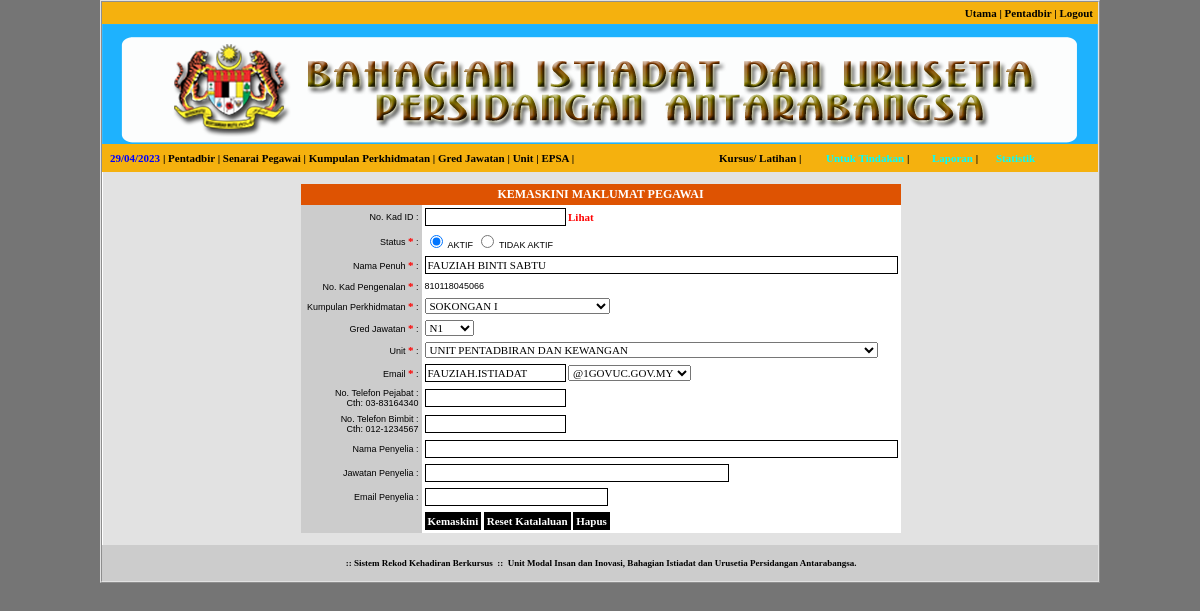
Page /admin/index.php?modul=staff&menu=kemaskini&id=fae9667d5dd641a594ebd579dd200db1 (signed in) on the committed database.
### tables this page shows
CREATE TABLE IF NOT EXISTS `user` (
  `uids` varchar(32) NOT NULL,
  `ulevel` int(1) NOT NULL DEFAULT '3',
  `usah` int(1) NOT NULL DEFAULT '2',
  `utsah` int(11) NOT NULL,
  `udelete` int(1) NOT NULL DEFAULT '1',
  `unokp` varchar(12) NOT NULL,
  `upass` varchar(32) NOT NULL,
  `usoalan` varchar(255) NOT NULL,
  `ujawapan` varchar(255) NOT NULL,
  `uemail` varchar(255) NOT NULL,
  `unoid` varchar(255) NOT NULL,
  `unama` varchar(255) NOT NULL,
  `utpenempatan` varchar(255) NOT NULL,
  `pids` varchar(32) NOT NULL,
  `ugred` varchar(255) NOT NULL,
  `bids` varchar(32) NOT NULL,
  `utelefon` varchar(50) NOT NULL,
  `ubimbit` varchar(50) NOT NULL,
  `uselia` varchar(255) NOT NULL,
  `ujselia` varchar(255) NOT NULL,
  `ueselia` varchar(255) NOT NULL,
  `upada` int(11) NOT NULL,
  PRIMARY KEY (`unokp`)
);

### inc/fungsi.php (called while the page is built, shortened)
<?php
function semakSlash($input) {
	if(!get_magic_quotes_gpc()) {
		$input = mysql_real_escape_string($input);
	}
	return $input;
}
function input2($str) {
	$str = htmlentities(trim(semakSlash($str)));
	return $str;
}
function output1($str) {
	if(!get_magic_quotes_gpc()) {
		$str = stripslashes($str);
	}
	return $str;
}
?>

### tmp/admin/staff_kemaskini.php (the view, shortened to what this page needs)
<table width="995" cellspacing="0" cellpadding="2" border="0">
    <tr>
        <td align="center" valign="top" bgcolor="#E2E2E2">
            <br />
            <?php
			if (!empty($_GET['id']) && strlen($_GET['id']) == 32) {
				$s = "SELECT * FROM user WHERE uids = '" . input2($_GET['id']) . "' ORDER BY uids ASC";
				$d = mysql_query($s);
				$t = mysql_fetch_array($d);
			}
			?>
            <table width="600" border="0" cellpadding="3" style="border-collapse: collapse">
          	<form id="kursus" name="kursus" method="post" action="index.php?modul=staff&amp;menu=kemaskini" onsubmit="return lengkap();">
              <tr>
                <td colspan="2" align="center" bgcolor="#DE5302" class="text2">KEMASKINI MAKLUMAT PEGAWAI</td>
              </tr>
              <tr>
                <td width="158" align="right" bgcolor="#CCCCCC">No. Kad ID :</td>
                <td width="424" align="left"><input name="nokad" value="<?php echo $t['unoid']; ?>" type="text" class="input1" id="nokad" size="20" maxlength="50" />
                <a href="../files/kad.jpg" target="_blank"><font class="text8">Lihat</font></a></td>
              </tr>
              <tr>
                <td align="right" bgcolor="#CCCCCC">Status <span class="text8">*</span> :</td>
                <td align="left">
                	<input name="status" type="radio" id="status" value="3" <?php if ($t['ulevel'] == 2 || $t['ulevel'] == 3) { echo 'checked="checked"'; } ?> /> AKTIF
                    <input name="status" type="radio" id="status" value="4" <?php if ($t['ulevel'] == 4) { echo 'checked="checked"'; } ?> /> TIDAK AKTIF
                </td>
              </tr>
              <tr>
                <td align="right" bgcolor="#CCCCCC">Nama Penuh <span class="text8">*</span> :</td>
                <td align="left"><input name="nama" value="<?php echo $t['unama']; ?>" type="text" id="nama" size="75" maxlength="255" class="input1" /></td>
              </tr>
              <tr>
                <td align="right" bgcolor="#CCCCCC">No. Kad Pengenalan <span class="text8">*</span> :</td>
                <td align="left"><?php echo output1($t['unokp'],8); ?></td>
              </tr>
              <tr>
                <td align="right" bgcolor="#CCCCCC">Kumpulan Perkhidmatan <span class="text8">*</span> :</td>
                <td align="left"><select name="kumpulan" id="kumpulan">
                  <?php
					$sa = "SELECT * FROM kumpulan WHERE pdelete = 1 ORDER BY pid ASC";
					$da = mysql_query($sa);
					while ($ta = mysql_fetch_array($da)) {
						if ($ta['pids'] == $t['pids']) { $select = 'selected="selected"'; }
						else { $select = ""; }
						?>
                  <option value="<?php echo $ta['pids']; ?>" <?php echo $select; ?>><?php echo $ta['kumpulan']; ?></option>
                  <?php
					}
					?>
                </select></td>
              </tr>
              <tr>
                <td align="right" bgcolor="#CCCCCC">Gred Jawatan <span class="text8">*</span> :</td>
                <td align="left"><select name="gred" id="gred">
                  <?php
					$sa = "SELECT * FROM gred ORDER BY gred DESC";
					$da = mysql_query($sa);
					while ($ta = mysql_fetch_array($da)) {
						if ($ta['gred'] == $t['ugred']) { $select = 'selected="selected"'; }
						else { $select = ""; }
						?>
                  <option value="<?php echo $ta['gred']; ?>" <?php echo $select; ?>><?php echo $ta['gred']; ?></option>
                  <?php
					}
					?>
                </select></td>
              </tr>
              <tr>
                <td align="right" bgcolor="#CCCCCC">Unit <span class="text8">*</span> :</td>
                <td align="left"><select name="bahagian" id="bahagian">
                  <?php
					$sa = "SELECT * FROM bahagian WHERE bdelete = 1 ORDER BY bahagian ASC";
					$da = mysql_query($sa);
					while ($ta = mysql_fetch_array($da)) {
						if ($ta['bids'] == $t['bids']) { $select = 'selected="selected"'; }
						else { $select = ""; }
						?>
                  <option value="<?php echo $ta['bids']; ?>" <?php echo $select; ?>><?php echo $ta['bahagian']; ?></option>
                  <?php
					}
					?>
                </select></td>
              </tr>
              <tr>
                <td align="right" bgcolor="#CCCCCC">Email <span class="text8">*</span> :</td>
                <td align="left">
                  <?php  $email = explode("@",$t['uemail']); ?>
                  <input name="email" value="<?php echo $email[0]; ?>" type="text" class="input1" id="email" size="20" maxlength="50" />
                  <select name="domain" id="domain">
                    <option value="@1GOVUC.GOV.MY" <?php if ($email[1] == "1GOVUC.GOV.MY") { echo 'selected="selected"'; } ?>>@1GOVUC.GOV.MY</option>
                  </select></td>
              </tr>
              <tr>
                <td align="right" bgcolor="#CCCCCC">No. Telefon Pejabat :<br>
                  Cth: 03-83164340</td>
                <td align="left" class="text8"><input name="notel" value="<?php echo $t['utelefon']; ?>" type="text" class="input1" id="gred3" size="20" maxlength="50" />
                  </td>
              </tr>
              <tr>
                <td align="right" bgcolor="#CCCCCC">No. Telefon Bimbit :<br>
                  Cth: 012-1234567</td>
                <td align="left" class="text8"><input name="nohp" value="<?php echo $t['ubimbit']; ?>" type="text" class="input1" id="gred4" size="20" maxlength="50" />
                  </td>
              </tr>
              <tr>
                <td align="right" bgcolor="#CCCCCC">Nama Penyelia :</td>
                <td align="left"><input name="nselia" type="text" value="<?php echo $t['uselia']; ?>" id="nselia" size="75" maxlength="255" class="input1" /></td>
              </tr>
              <tr>
                <td align="right" bgcolor="#CCCCCC">Jawatan Penyelia :</td>
                <td align="left">
				<input name="jselia" type="text" value="<?php echo $t['ujselia']; ?>" id="soalan3" size="47" maxlength="255" class="input1" /></td>
              </tr>
              <tr>
                <td align="right" bgcolor="#CCCCCC">Email Penyelia :</td>
                <td align="left">
				<input name="eselia" type="text" value="<?php echo $t['ueselia']; ?>" id="soalan4" size="27" maxlength="255" class="input1" /></td>
              </tr>
              <tr>
                <td align="right" bgcolor="#CCCCCC">&nbsp;</td>
                <td align="left"><input name="id" type="hidden" id="id" value="<?php echo $t['uids']; ?>" />
                  <input type="submit" name="Submit" id="Submit" value="Kemaskini" class="button" />
                  <input type="submit" name="Submit" id="Submit" value="Reset Katalaluan" class="button" />
<input type="submit" name="Submit" id="Submit" value="Hapus" class="button" /></td>
              </tr>
          	</form>
            </table>
      <br /></td>
    </tr>
</table>

### files/latihan.css (style rules this page uses)
BODY { background: #757575; color: #000000; font-size: 11px; font-family: Tahoma, Verdana; }
A:link { color: #000000; text-decoration: none; font-family: Tahoma, Verdana; }
TABLE { font-size: 11px; font-family: Tahoma, Verdana; background: #FFFFFF; border-color: #E2E2E2; }
SELECT { font-size: 11px; font-family: Tahoma, Verdana; }
.text2 { font-family: Tahoma, Verdana; font-size: 12px; font-weight: bold; color: #FFFFFF; }
.text8 { font-family: Tahoma, Verdana; font-size: 11px; font-weight: bold; color: #FF0000; }
.input1 { font-family: Tahoma, Verdana; font-size: 11px; border: 1px solid black; text-transform: uppercase; background: white; padding: 2px; }
.button { color: #FFFFFF; font-family: Tahoma, Verdana; font-size: 11px; font-weight: bold; border: 1px solid black; background: #000000; padding: 2px; }

### rows in the picture
user: ulevel "☑", nama "FAUZIAH BINTI SABTU", unokp "810118045066", email "FAUZIAH.ISTIADAT", domain "@1GOVUC.GOV.MY"

### other values in the picture
form field kumpulan "SOKONGAN I"
form field gred "N1"
form field bahagian "UNIT PENTADBIRAN DAN KEWANGAN"
